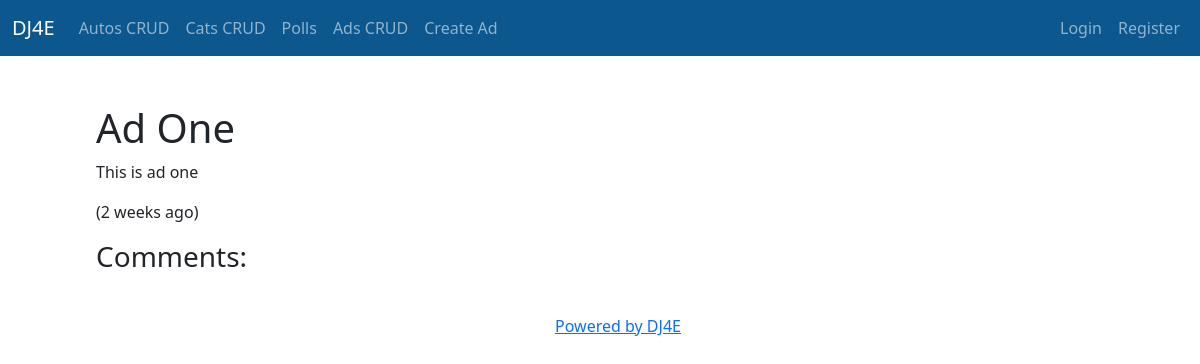
The page /ads/1 on the database as committed earlier.
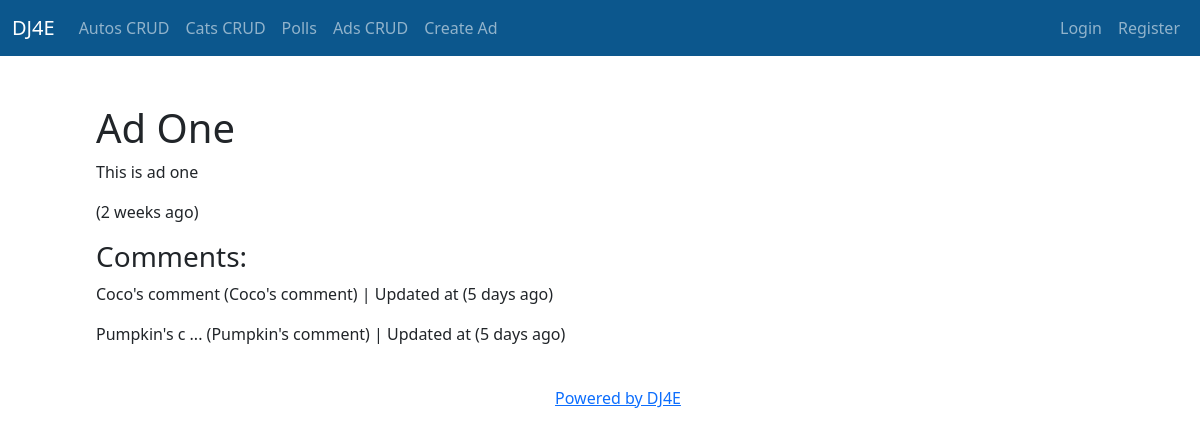
The same page on the database as committed later.
### ads/models.py (models this page shows)
class Comment(models.Model) :
    text = models.TextField(
        validators=[MinLengthValidator(3, "Comment must be greater than 3 characters")]
    )
    ad = models.ForeignKey(Ad, on_delete=models.CASCADE)
    owner = models.ForeignKey(settings.AUTH_USER_MODEL, on_delete=models.CASCADE)
    created_at = models.DateTimeField(auto_now_add=True)
    updated_at = models.DateTimeField(auto_now=True)
    def __str__(self):
        if len(self.text) < 15 : return self.text
        return self.text[:11] + ' ...'

### ads/views.py (the view)
# urls.py: path('<int:pk>', views.AdDetailView.as_view(), name='ad_detail'),
class AdDetailView(OwnerDetailView):
    model = Ad
    fields = ['title', 'price', 'text', 'pic']
    template_name = "ads/ad_detail.html"
    def get(self, request, pk) :
        x = Ad.objects.get(id=pk)
        comments = Comment.objects.filter(ad=x).order_by('-updated_at')
        comment_form = CommentForm()
        context = { 'ad' : x, 'comments': comments, 'comment_form': comment_form }
        return render(request, self.template_name, context)

### home/context_processors.py (called while the page is built)
def settings(request):
    return {
        'settings': django_settings,
    }

### ads/templates/ads/ad_detail.html (shortened to what this page needs)
{% extends "base_bootstrap.html" %}
{% load humanize %}
{% load crispy_forms_tags %}
{% block content %}
<h1>
{{ ad.title }}
</h1>
<p>
{{ ad.text }}
</p>
<p>
({{ ad.updated_at|naturaltime }})
</p>
<div>
    <h3>Comments:</h3>
{% for comment in comments %}
<p> {{ comment }} ({{ comment.text }}) | Updated at ({{ comment.updated_at|naturaltime }})
{% endfor %}
</p>
<br>
</div>
{% endblock %}

Rows that differ between the two databases and show on the page:
added Comment: text "Coco's comment", updated_at "5 days ago"
added Comment: text "Pumpkin's c ...", text "Pumpkin's comment", updated_at "5 days ago"
